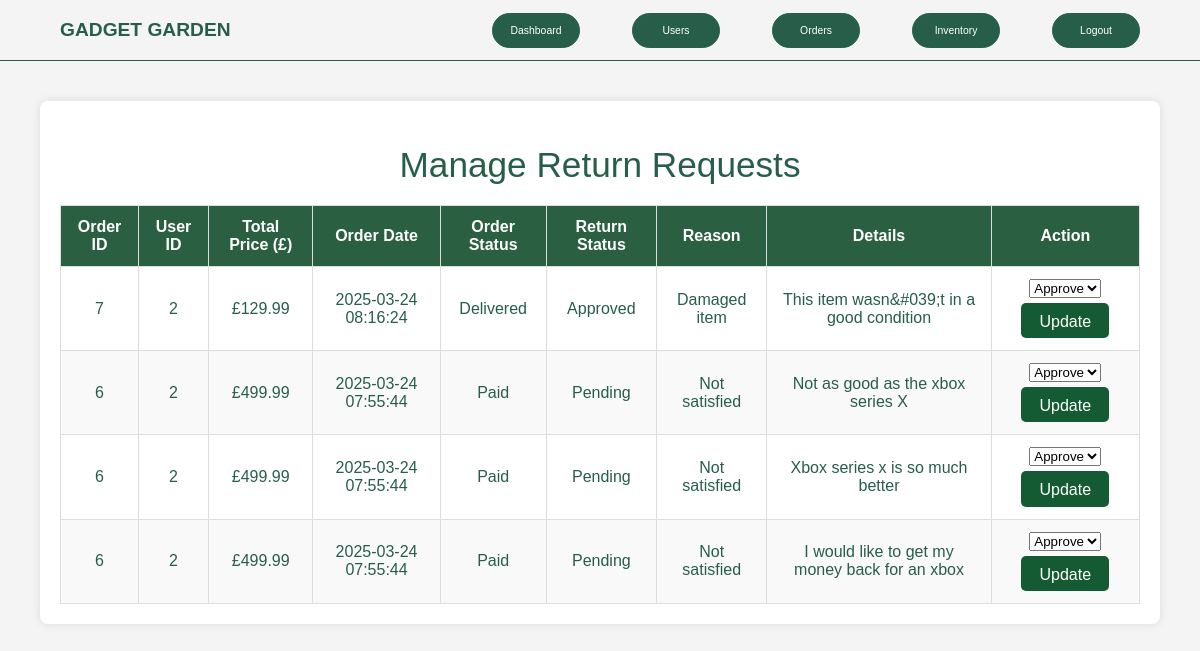
/views/admin_return.php (signed in), run on the app's committed database.
### tables this page shows
CREATE TABLE `returns` (
  `return_id` int NOT NULL,
  `user_id` int NOT NULL,
  `order_id` int NOT NULL,
  `reason` varchar(255) NOT NULL,
  `details` text,
  `status` enum('Pending','Approved','Rejected') DEFAULT 'Pending',
  `created_at` timestamp NOT NULL DEFAULT CURRENT_TIMESTAMP
);

CREATE TABLE `orders` (
  `order_id` int NOT NULL,
  `user_id` int NOT NULL,
  `order_date` datetime DEFAULT CURRENT_TIMESTAMP,
  `total_price` decimal(10,2) NOT NULL,
  `status` enum('Paid','Dispatched','Delivered') DEFAULT 'Paid',
  `order_status` varchar(50) DEFAULT 'Paid',
  `return_status` enum('No Return','Pending','Approved','Rejected') DEFAULT 'No Return'
);

### views/admin_return.php (the view, shortened to what this page needs)
<?php
$pdo = require_once "../database/database.php";
$user_id = $_SESSION['user_id'] ?? null;
$stmt = $pdo->prepare("SELECT role FROM users WHERE user_id = :user_id");
$stmt->execute([':user_id' => $user_id]);
$user = $stmt->fetch(PDO::FETCH_ASSOC);
$stmt = $pdo->prepare("SELECT o.order_id, o.user_id, o.total_price, o.order_date, o.order_status, o.return_status, r.reason, r.details FROM orders o INNER JOIN returns r ON o.order_id = r.order_id WHERE o.return_status != 'No Return' ORDER BY o.order_date DESC");
$stmt->execute();
$orders = $stmt->fetchAll(PDO::FETCH_ASSOC);
?>
<!DOCTYPE html>
<html lang="en">
<head>
    <link rel="stylesheet" href="../public/css/navbar.css">
    <link rel="stylesheet" href="../public/css/styles.css">
    <link rel="stylesheet" href="../public/css/admin_return.css">
</head>
<body>
<nav>
    <div class="nav-left">
        <a href="../index.php"><p id="logo-text">GADGET GARDEN</p></a>
    </div>
    <div class="nav-right">
        <a href="./dashboard.php"><button class="white-button">Dashboard</button></a>
        <?php if($user&&$user['role']==='admin'){?>
        <a href="manage_users.php"><button class="white-button">Users</button></a>
        <?php } ?>
        <a href="manage_orders.php"><button class="white-button">Orders</button></a>
        <a href="admin.php"><button class="white-button">Inventory</button></a>
        <a href="logout.php"><button class="green-button">Logout</button></a>
    </div>
</nav>
<div id="orders-container">
    <h1 class="subtitle">Manage Return Requests</h1>
    <table>
        <thead>
            <tr>
                <th>Order ID</th>
                <th>User ID</th>
                <th>Total Price (£)</th>
                <th>Order Date</th>
                <th>Order Status</th>
                <th>Return Status</th>
                <th>Reason</th>
                <th>Details</th>
                <th>Action</th>
            </tr>
        </thead>
        <tbody>
    <?php foreach ($orders as $order): ?>
        <?php if (!in_array($order['order_id'], $_SESSION['handled_returns'])): ?>
        <tr>
            <td><?php echo htmlspecialchars($order['order_id']); ?></td>
            <td><?php echo htmlspecialchars($order['user_id']); ?></td>
            <td>£<?php echo number_format($order['total_price'], 2); ?></td>
            <td><?php echo htmlspecialchars($order['order_date']); ?></td>
            <td><?php echo htmlspecialchars($order['order_status']); ?></td>
            <td><?php echo htmlspecialchars($order['return_status']); ?></td>
            <td><?php echo htmlspecialchars($order['reason']); ?></td>
            <td><?php echo htmlspecialchars($order['details']); ?></td>
            <td>
                <form action="admin_return.php" method="POST">
                    <select name="return_status">
                        <option value="Approved" <?php echo ($order['return_status'] == 'Approved') ? 'selected' : ''; ?>>Approve</option>
                    </select>
                    <button type="submit" class = "submitbutton" name="update_return_status">Update</button>
                </form>
            </td>
        </tr>
        <?php endif; ?>
    <?php endforeach; ?>
        </tbody>
    </table>
</div>
</body>
</html>

### public/css/navbar.css (style rules this page uses)
nav { display: flex; justify-content: space-between; align-items: center; height: 10%; padding: 0 5% 0 5%; border-bottom: 1px solid #275E4A; }
.nav-right { display: flex; justify-content: space-between; align-items: center; width: 60%; }
.white-button, .green-button { border: 0.1rem solid #275E4A; background-color: #275E4A; color: white; font-size: 2rem; cursor: pointer; }

### public/css/styles.css (style rules this page uses)
html { scroll-behavior: smooth; }
body { margin:0; padding:0; font-family: 'Inter', sans-serif; color:#275E4A; }
a { text-decoration: none; color: inherit; }
button { background-color: transparent; border-radius: 1.5rem; color:#275E4A; width: 5.5rem; height: 2.2rem; }
#logo-text { font-size: 1.2rem; font-weight: bold ; }
.subtitle { font-size: 2.2rem; font-weight: 400; }
.white-button { border: 0.1rem solid #275E4A; font-size: 0.65rem; }
.green-button { border: 0.1rem solid #275E4A; background-color: #275E4A; color: white; font-size: 0.65rem; }

### public/css/admin_return.css (style rules this page uses)
body { font-family: Arial, sans-serif; background-color: #f4f4f4; margin: 0; padding: 0; }
#orders-container { width: 90%; max-width: 1100px; margin: 40px auto; background: white; padding: 20px; border-radius: 8px; box-shadow: 0px 0px 10px rgba(0, 0, 0, 0.1); }
h1 { text-align: center; font-size: 24px; margin-bottom: 20px; }
.submitbutton { background: #145A32; color: white; border: none; padding: 10px 15px; margin-top: 5px; font-size: 16px; cursor: pointer; border-radius: 5px; transition: 0.3s; }
table { width: 100%; border-collapse: collapse; margin-top: 20px; background: white; }
th, td { border: 1px solid #ddd; padding: 12px; text-align: center; }
th { background: #2a6041; color: white; }
tr:nth-child(even) { background: #f9f9f9; }

### data on the page
returns: order.order_id "7", order.user_id "2", order.total_price "129.99", order.order_date "2025-03-24 08:16:24", order.order_status "Delivered", order.return_status "Approved", reason "Damaged item", details "This item wasn&#039;t in a good condition"
returns: order.order_id "6", order.user_id "2", order.total_price "499.99", order.order_date "2025-03-24 07:55:44", order.order_status "Paid", order.return_status "Pending", reason "Not satisfied", details "Not as good as the xbox series X"
returns: order.order_id "6", order.user_id "2", order.total_price "499.99", order.order_date "2025-03-24 07:55:44", order.order_status "Paid", order.return_status "Pending", reason "Not satisfied", details "Xbox series x is so much better"
returns: order.order_id "6", order.user_id "2", order.total_price "499.99", order.order_date "2025-03-24 07:55:44", order.order_status "Paid", order.return_status "Pending", reason "Not satisfied", details "I would like to get my money back for an xbox"
